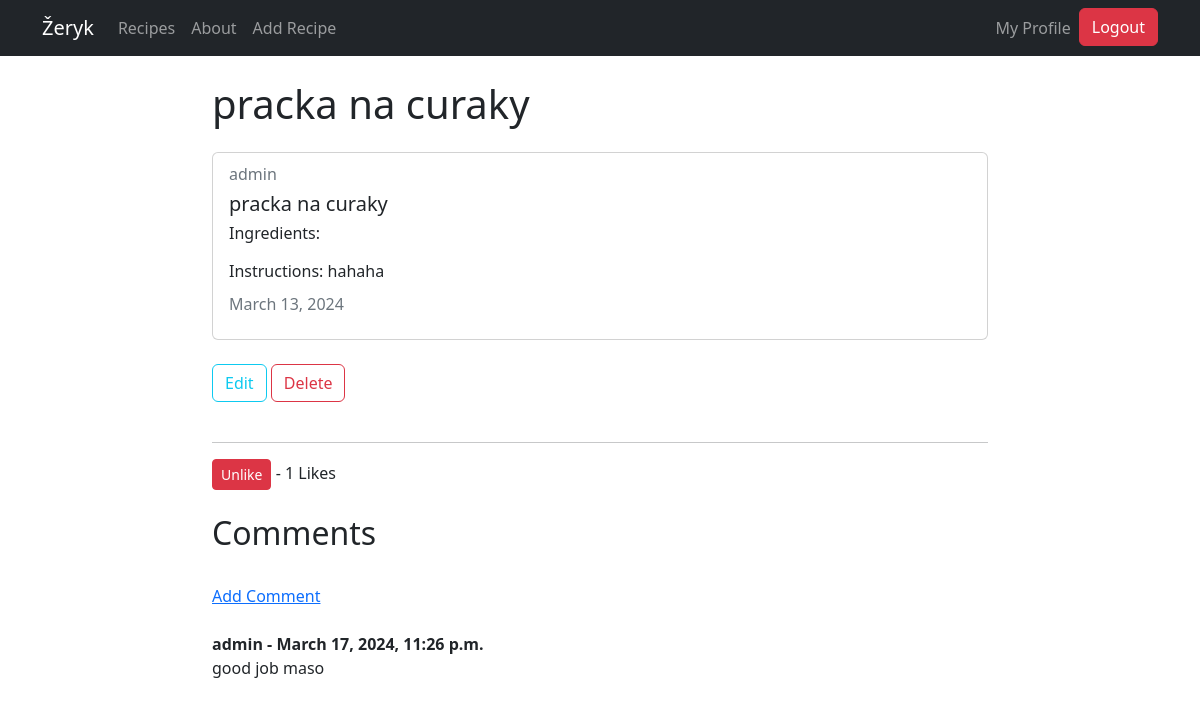
/recipe/2 (signed in), run on an earlier commit of the app's database.
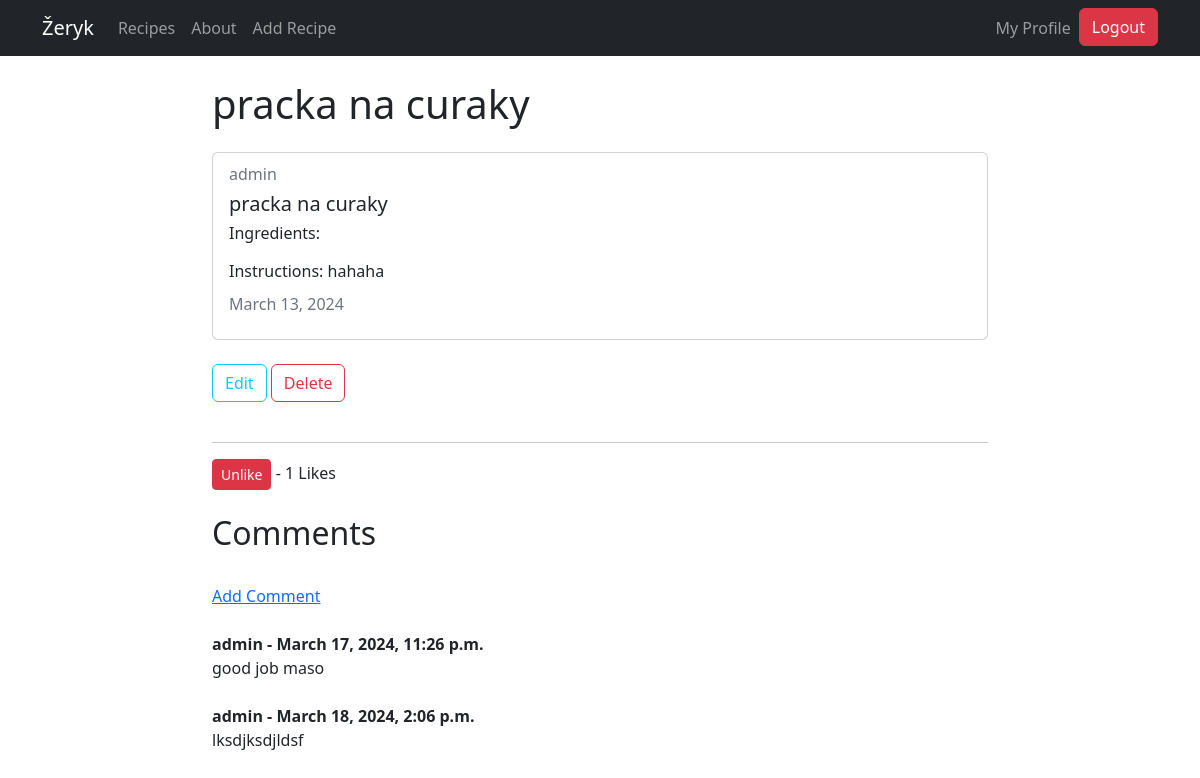
And on a later commit of the database.
### recipes/models.py (models this page shows, shortened)
class Comment(models.Model):
  post = models.ForeignKey(Recipe, related_name="comments", on_delete=models.CASCADE)
  name = models.CharField(max_length=255)
  body = models.TextField()
  date_added = models.DateTimeField(auto_now_add=True)

### recipes/views.py (the view)
# urls.py: path('recipe/<int:pk>', views.RecipeDetailView.as_view(), name="recipes-detail"),
class RecipeDetailView(DetailView):
  model = models.Recipe
  template_name = 'recipes/recipe_detail.html'
  def get_context_data(self, *args, **kwargs):
    context = super(RecipeDetailView, self).get_context_data(*args, **kwargs)
    stuff = get_object_or_404(models.Recipe, id=self.kwargs['pk'])
    total_likes = stuff.total_likes()
    liked = False
    if stuff.likes.filter(id=self.request.user.id).exists():
        liked = True
    context["total_likes"] = total_likes
    context["liked"] = liked
    return context

### recipes/models.py (called while the page is built)
  def total_likes(self):
    return self.likes.count()

### recipes/templates/recipes/recipe_detail.html (shortened to what this page needs)
{% extends "recipes/base.html" %}
{% block content %}
  <h1>{{ object.title }}</h1>
  <div class="card my-4">
    <div class="card-body">
      <h6 class="card-subtitle mb-2 text-muted">{{ object.author }}</h6>
      <h5 class="card-title">{{ object.title }}</h5>
      <h6>Ingredients:</h6>
      <p class="card-text">Instructions: {{ object.description }}</p>
      <h6 class="card-subtitle mb-2 text-muted">
        {{ object.updated_at|date:"F d, Y" }}
      </h6>
    </div>
  </div>
  {% if object.author == user or user.is_staff %}
  <div class="col-4">
    <a class="btn btn-outline-info" href="{% url 'recipes-update' object.id %}"
      >Edit</a
    >
    <a class="btn btn-outline-danger" href="{% url 'recipes-delete' object.id %}"
      >Delete</a
    >
  </div>
  <br/>
  <hr>
  <form action="{% url 'like_post' object.pk %}"method = "POST">
  {% if user.is_authenticated %}
    {% if liked %}
      <button type="submit", name="object_id", value="{{ object.id }}", class="btn btn-danger btn-sm">Unlike</button>
    {% else %}
      <button type="submit", name="object_id", value="{{ object.id }}", class="btn btn-primary btn-sm">Like</button>
    {% endif %}
  {% else %}
    <small><a href="{% url 'login' %}">Login</a> to like</small>
  {% endif %}
    - {{ total_likes }} Likes
  </form>
  <br>
<h2>Comments</h2>
<br/>
{% if not object.comments.all %}
  No Comments Yet...<a href="{% url 'add_comment' object.pk %}">Add One</a>
{% else %}
<a href="{% url 'add_comment' object.pk %}">Add Comment</a>
<br/><br/>
  {% for comment in object.comments.all %}
    <strong>
      {{ comment.name }} -
      {{ comment.date_added }}
    </strong>
    <br/>
    {{ comment.body }}
    <br/><br/>
  {% endfor %}
{% endif %}
<br/>
</div>
  {% endif %}
{% endblock content %}

What changed in the data, as far as the page shows it:
added Comment: name "admin", date_added "March 18, 2024, 2:06 p.m.", body "lksdjksdjldsf"
